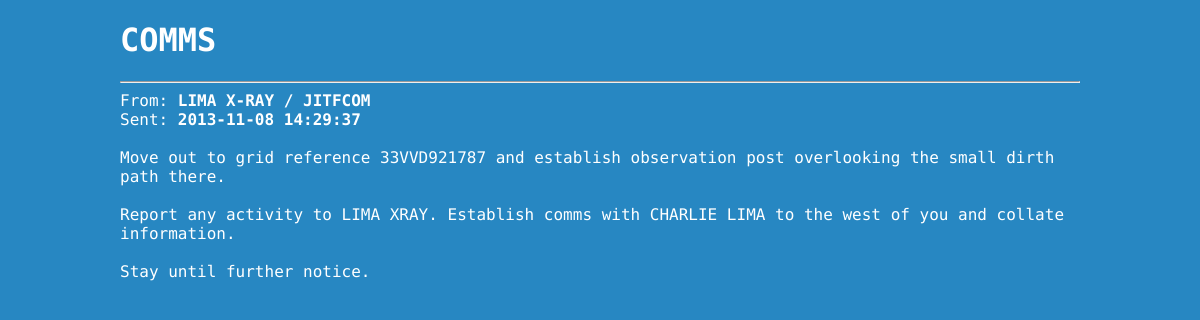
The app's page /App/artemis/assets/templates/messages.php?id=2 with its own data.
### tables this page shows
CREATE TABLE IF NOT EXISTS `users` (
  `id` int(11) NOT NULL AUTO_INCREMENT,
  `auth` varchar(255) NOT NULL,
  `name` varchar(255) NOT NULL,
  `admin` tinyint(4) NOT NULL DEFAULT '0',
  `max_operators` int(11) NOT NULL,
  `notes` text NOT NULL,
  `visible` tinyint(4) NOT NULL DEFAULT '1',
  `faction` varchar(255) NOT NULL,
  PRIMARY KEY (`id`),
  UNIQUE KEY `auth` (`auth`)
);

CREATE TABLE IF NOT EXISTS `messages` (
  `id` int(11) NOT NULL AUTO_INCREMENT,
  `from` int(11) NOT NULL,
  `subject` varchar(255) NOT NULL,
  `type` varchar(255) DEFAULT NULL,
  `body` text NOT NULL,
  `sent_date` datetime NOT NULL,
  `sent` tinyint(4) NOT NULL DEFAULT '1',
  PRIMARY KEY (`id`)
);

### App/artemis/assets/templates/messages.php (the view, shortened to what this page needs)
<?php require_once 'assets/templates/header.php'; ?>
<div id="main" role="main">
<h1>COMMS</h1>
<hr>
<?php
if (@$_GET["id"]) {
$sql = "SELECT messages.*,users.id AS user_id, users.name AS user_name FROM messages,messages_recipients,users WHERE users.id=messages.from AND messages.sent=1 AND messages.id=".(int)$_GET["id"];
$res = mysql_query($sql);
?>
From: <b><?=mysql_result($res,0,"user_name");?></b><br>
Sent: <b><?=mysql_result($res,0,"sent_date");?></b><br>
<br>
<?php
echo nl2br(@mysql_result($res,0,"body"));
die();
}
?>
<?php require_once 'assets/templates/footer.php'; ?>

### App/artemis/assets/css/style.css (style rules this page uses)
html, body { height: 100%; min-height: 100%; }
body { background-color:#2787c2; background-image:url('../img/gradient.png') repeat-x; background-size: cover; font-family: "Share Tech Mono", Arial, sans-serif; }
#main { width: 960px; margin: 0 auto; }
h1,h2,h3,h4,h5,h6,input { font-family: "Share Tech Mono", Arial, Helvetica; }
h1,h2,h3,h4,h5,h6,body { color:white; }

### records on screen
users: name "LIMA X-RAY / JITFCOM"
messages: sent_date "2013-11-08 14:29:37", body "Move out to grid reference 33VVD921787 and establish observation post overlooking the small dirth path there. Report any activity to LIMA XRAY. Establish comms with CHARLIE LIMA to the west of you and collate information. Stay until further notice."
